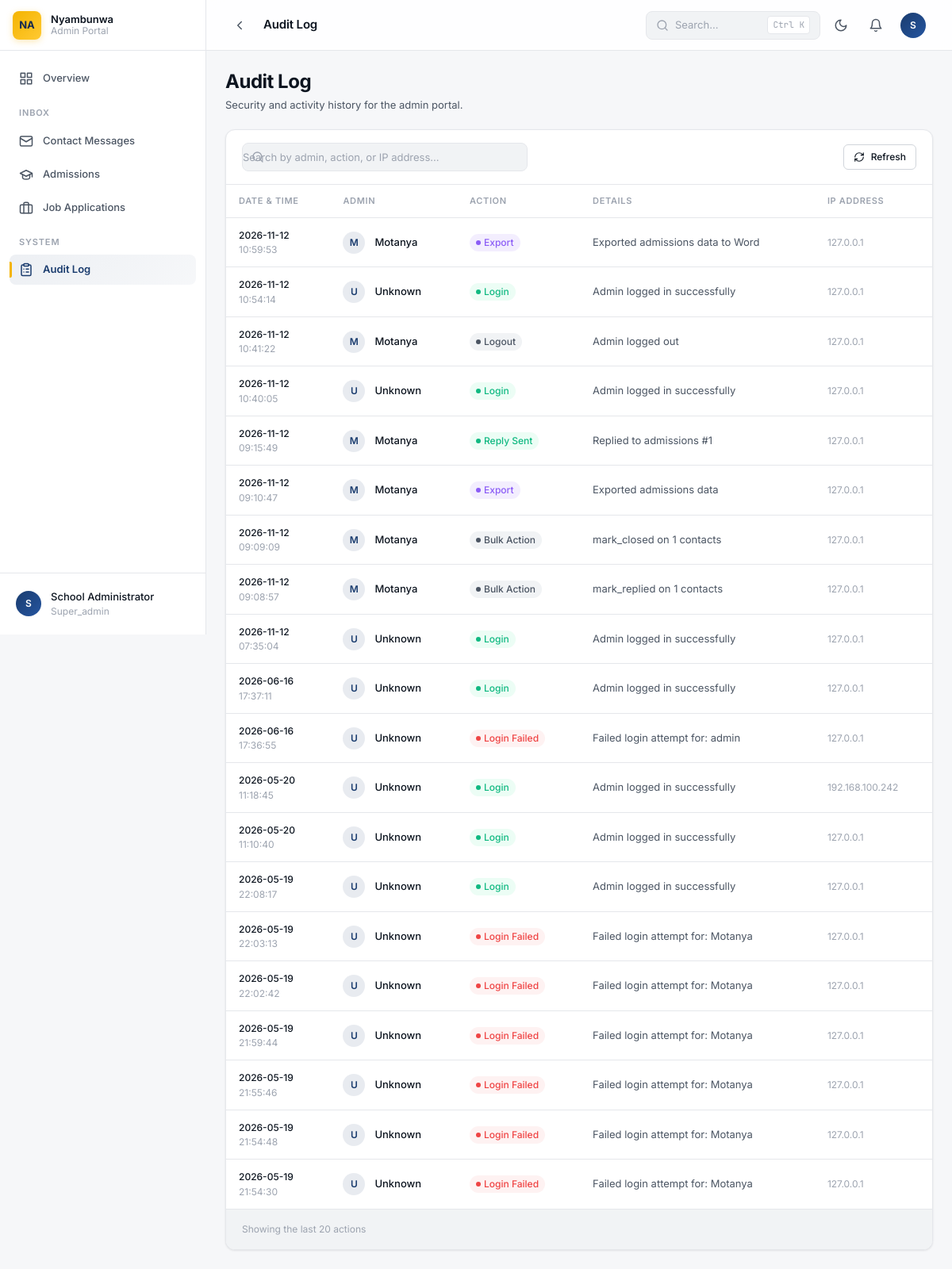
The app's page /admin/audit-log (signed in), older data.
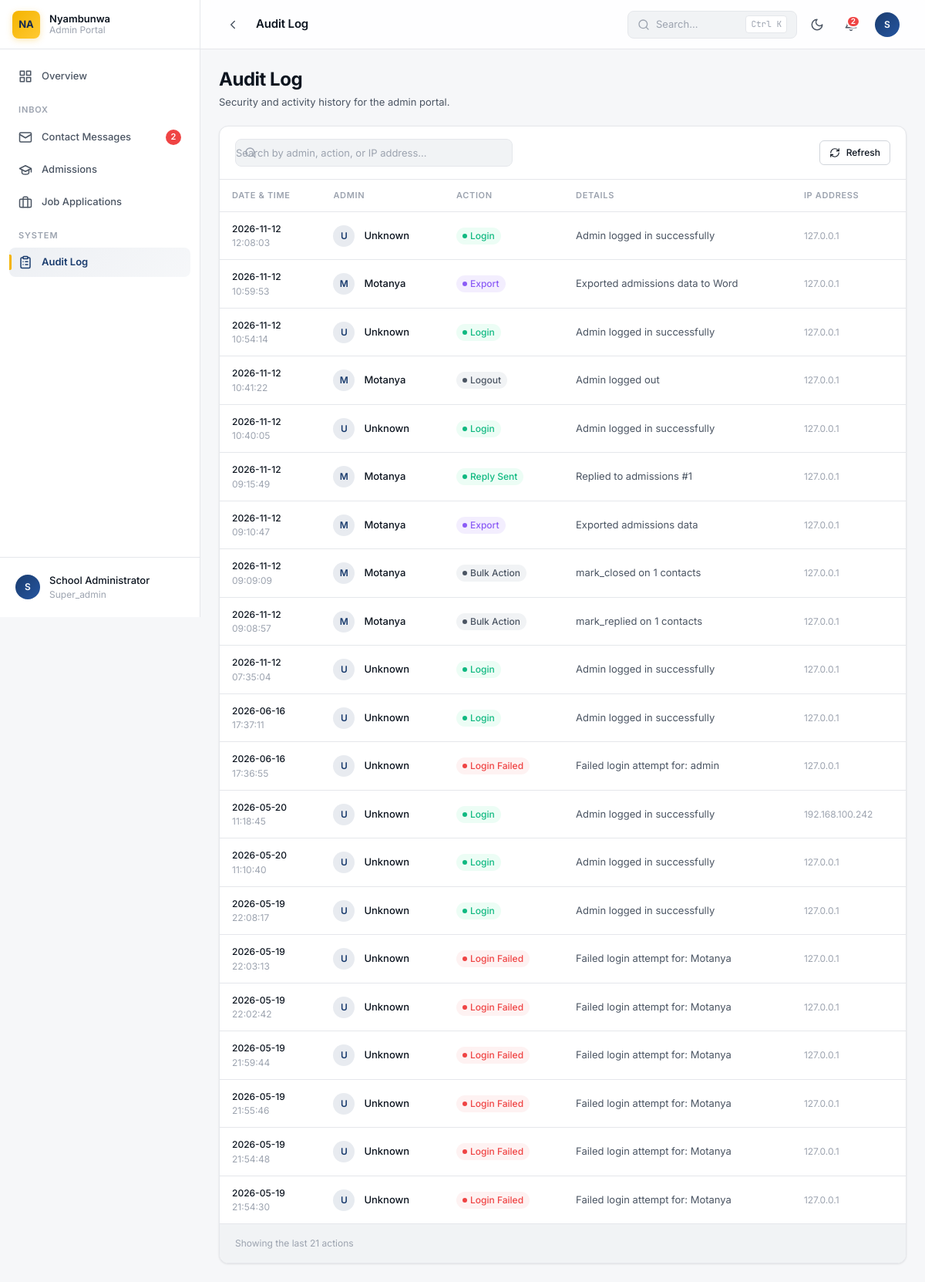
The same page, newer data.
### tables this page shows
CREATE TABLE audit_log (
            id INTEGER PRIMARY KEY AUTOINCREMENT,
            admin_username TEXT NOT NULL,
            action TEXT NOT NULL,
            details TEXT,
            ip_address TEXT,
            created_at TIMESTAMP DEFAULT CURRENT_TIMESTAMP
        );

### app.py (the view)
@app.route('/admin/audit-log')
@login_required
def view_audit_log():
    from database import get_audit_logs
    logs = get_audit_logs(200)
    stats = get_stats()
    return render_template('admin/audit.html', logs=logs, stats=stats)

### app.py (called while the page is built)
def login_required(f):
    @wraps(f)
    def decorated_function(*args, **kwargs):
        if 'admin_logged_in' not in session:
            return redirect(url_for('login_page'))
        if 'last_activity' in session:
            last_activity = datetime.fromisoformat(session['last_activity'])
            if datetime.now() - last_activity > timedelta(minutes=30):
                session.clear()
                return redirect(url_for('login_page'))
        session['last_activity'] = datetime.now().isoformat()
        return f(*args, **kwargs)
    return decorated_function

@app.before_request
def enforce_https():
    if not request.is_secure and os.environ.get('FLASK_ENV') == 'production':
        url = request.url.replace('http://', 'https://', 1)
        return redirect(url, code=301)

### database.py (called while the page is built)
def get_db():
    conn = sqlite3.connect(Config.DATABASE)
    conn.row_factory = sqlite3.Row
    return conn

def get_audit_logs(limit=100):
    conn = get_db()
    conn.row_factory = sqlite3.Row
    cursor = conn.cursor()
    cursor.execute('SELECT * FROM audit_log ORDER BY created_at DESC LIMIT ?', (limit,))
    results = [dict(row) for row in cursor.fetchall()]
    conn.close()
    return results

### templates/admin/audit.html (shortened to what the changed rows need)
{% extends "admin/base.html" %}
{% block page_title %}Audit Log{% endblock %}
{% block extra_head %}
<link rel="stylesheet" href="{{ url_for('static', filename='css/admin/tables.css') }}">
{% endblock %}
{% block content %}
<div class="page-header flex items-center justify-between" style="flex-wrap: wrap; gap: 1rem; margin-bottom: var(--space-5);">
    <div>
        <h1 class="page-title">Audit Log</h1>
    </div>
</div>
<div class="table-container">
    {% if logs %}
    <table class="data-table" id="audit-table">
        <thead>
            <tr>
                <th>Date & Time</th>
                <th>Admin</th>
                <th>Action</th>
                <th>Details</th>
                <th>IP Address</th>
            </tr>
        </thead>
        <tbody id="audit-body">
            {% for log in logs %}
            <tr class="audit-row">
                <td>
                    <span class="text-xs font-medium text-primary">{{ log.created_at[:10] }}</span>
                    <span class="text-xs text-muted" style="display: block;">{{ log.created_at[11:19] }}</span>
                </td>
                <td>
                    <div class="cell-person">
                        <div class="avatar avatar--primary avatar--sm">
                            {{ log.admin_username[0]|upper }}
                        </div>
                        <div class="cell-person__content">
                            <div class="cell-person__name">{{ log.admin_username }}</div>
                        </div>
                    </div>
                </td>
                <td>
                    {% if 'failed' in log.action %}
                    <span class="badge badge-error">
                        <span class="badge-dot"></span> {{ log.action|replace('_', ' ')|title }}
                    </span>
                    {% elif 'login' in log.action or 'reply' in log.action %}
                    <span class="badge badge-success">
                        <span class="badge-dot"></span> {{ log.action|replace('_', ' ')|title }}
                    </span>
                    {% elif 'delete' in log.action %}
                    <span class="badge badge-error" style="background: var(--color-error-bg); color: var(--color-error);">
                        <span class="badge-dot"></span> {{ log.action|replace('_', ' ')|title }}
                    </span>
                    {% elif 'export' in log.action %}
                    <span class="badge" style="background: rgba(139, 92, 246, 0.1); color: #8b5cf6;">
                        <span class="badge-dot"></span> {{ log.action|replace('_', ' ')|title }}
                    </span>
                    {% else %}
                    <span class="badge badge-neutral">
                        <span class="badge-dot"></span> {{ log.action|replace('_', ' ')|title }}
                    </span>
                    {% endif %}
                </td>
                <td>
                    <span class="text-sm text-secondary">{{ log.details or '—' }}</span>
                </td>
                <td>
                    <span class="text-xs font-mono text-muted">{{ log.ip_address or 'Unknown' }}</span>
                </td>
            </tr>
            {% endfor %}
        </tbody>
    </table>
    <div class="pagination">
        <div class="pagination__info">
            Showing the last {{ logs|length }} actions
        </div>
    </div>
    {% endif %}
</div>
{% endblock %}

Row changes from the older to the newer data that the page shows:
added audit_log: created_at "2026-11-12", created_at "12:08:03", admin_username "U", admin_username "Unknown", action "Login", details "Admin logged in successfully", ip_address "127.0.0.1"
Text that changed along with them:
{{ stats.contacts_new }}: (not shown) → "2"
{{ total_new if total_new < 10 else '9+' }}: (not shown) → "2"
{{ logs|length }}: "20" → "21"
